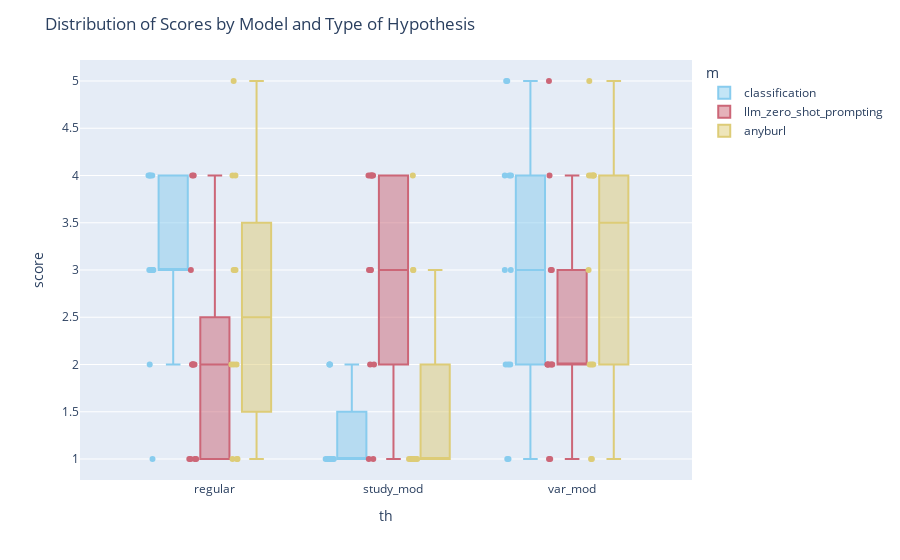

Here is the notebook cell this chart was saved with:
### Code cell
color_palette = px.colors.qualitative.Safe
fig = px.box(ai_h, x='th', y='score', color='m', points='all',
             #labels={'Score': 'Scores', 'Model': 'Models', 'Type of Hypothesis': 'Type of Hypothesis'}
             color_discrete_sequence=color_palette
             )
fig.update_layout(title='Distribution of Scores by Model and Type of Hypothesis')
fig.write_image("../visualisations/user_studies_ai_h_scores.pdf", format='pdf')
fig.show()

### Figure 1 — Plotly figure (JSON) as saved in the notebook; plotly's stock layout.template omitted (floating-point values rounded to 4 significant figures)
{"data": [{"alignmentgroup": "True", "boxpoints": "all", "hovertemplate": "m=classification<br>th=%{x}<br>score=%{y}<extra></extra>", "legendgroup": "classification", "marker": {"color": "rgb(136, 204, 238)"}, "name": "classification", "notched": false, "offsetgroup": "classification", "orientation": "v", "showlegend": true, "type": "box", "x": ["regular", "regular", "regular", "regular", "regular", "regular", "regular", "regular", "regular", "regular", "regular", "regular", "study_mod", "study_mod", "study_mod", "study_mod", "study_mod", "study_mod", "study_mod", "study_mod", "study_mod", "study_mod", "study_mod", "study_mod", "var_mod", "var_mod", "var_mod", "var_mod", "var_mod", "var_mod", "var_mod", "var_mod", "var_mod", "var_mod", "var_mod", "var_mod"], "x0": " ", "xaxis": "x", "y": [3, 2, 3, 4, 4, 1, 3, 3, 3, 4, 3, 4, 1, 1, 1, 2, 2, 2, 1, 1, 1, 1, 1, 1, 4, 2, 1, 4, 2, 1, 2, 3, 5, 4, 3, 5], "y0": " ", "yaxis": "y"}, {"alignmentgroup": "True", "boxpoints": "all", "hovertemplate": "m=llm_zero_shot_prompting<br>th=%{x}<br>score=%{y}<extra></extra>", "legendgroup": "llm_zero_shot_prompting", "marker": {"color": "rgb(204, 102, 119)"}, "name": "llm_zero_shot_prompting", "notched": false, "offsetgroup": "llm_zero_shot_prompting", "orientation": "v", "showlegend": true, "type": "box", "x": ["regular", "regular", "regular", "regular", "regular", "regular", "regular", "regular", "regular", "regular", "regular", "regular", "study_mod", "study_mod", "study_mod", "study_mod", "study_mod", "study_mod", "study_mod", "study_mod", "study_mod", "study_mod", "study_mod", "study_mod", "var_mod", "var_mod", "var_mod", "var_mod", "var_mod", "var_mod", "var_mod", "var_mod", "var_mod", "var_mod", "var_mod", "var_mod"], "x0": " ", "xaxis": "x", "y": [2, 1, 4, 1, 3, 4, 2, 2, 1, 2, 2, 1, 2, 2, 1, 4, 3, 1, 4, 4, 3, 4, 4, 3, 2, 2, 1, 4, 2, 1, 5, 3, 2, 3, 2, 2], "y0": " ", "yaxis": "y"}, {"alignmentgroup": "True", "boxpoints": "all", "hovertemplate": "m=anyburl<br>th=%{x}<br>score=%{y}<extra></extra>", "legendgroup": "anyburl", "marker": {"color": "rgb(221, 204, 119)"}, "name": "anyburl", "notched": false, "offsetgroup": "anyburl", "orientation": "v", "showlegend": true, "type": "box", "x": ["regular", "regular", "regular", "regular", "regular", "regular", "regular", "regular", "regular", "regular", "regular", "regular", "study_mod", "study_mod", "study_mod", "study_mod", "study_mod", "study_mod", "study_mod", "study_mod", "study_mod", "study_mod", "study_mod", "study_mod", "var_mod", "var_mod", "var_mod", "var_mod", "var_mod", "var_mod", "var_mod", "var_mod", "var_mod", "var_mod", "var_mod", "var_mod"], "x0": " ", "xaxis": "x", "y": [5, 2, 1, 4, 4, 1, 2, 2, 1, 3, 3, 3, 1, 1, 1, 3, 1, 1, 3, 4, 1, 1, 1, 1, 2, 4, 1, 2, 2, 1, 4, 4, 4, 3, 4, 5], "y0": " ", "yaxis": "y"}], "layout": {"boxmode": "group", "legend": {"title": {"text": "m"}, "tracegroupgap": 0}, "margin": {"t": 60}, "title": {"text": "Distribution of Scores by Model and Type of Hypothesis"}, "xaxis": {"anchor": "y", "domain": [0, 1], "title": {"text": "th"}}, "yaxis": {"anchor": "x", "domain": [0, 1], "title": {"text": "score"}}}}
